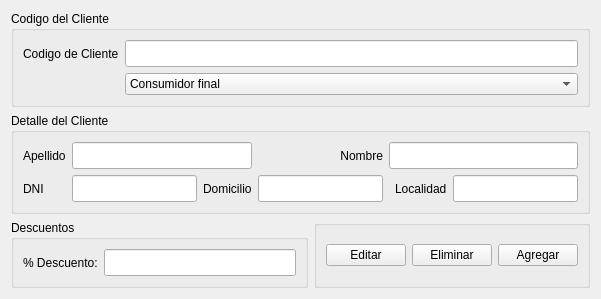
<?xml version="1.0" encoding="UTF-8"?>
<ui version="4.0">
 <class>Form</class>
 <widget class="QWidget" name="Form">
  <property name="geometry">
   <rect>
    <x>0</x>
    <y>0</y>
    <width>601</width>
    <height>261</height>
   </rect>
  </property>
  <property name="windowTitle">
   <string>Form</string>
  </property>
  <layout class="QGridLayout" name="gridLayout_5">
   <item row="3" column="1">
    <widget class="QGroupBox" name="groupBox">
     <property name="title">
      <string/>
     </property>
     <layout class="QGridLayout" name="gridLayout">
      <item row="0" column="0">
       <widget class="QPushButton" name="pushButton">
        <property name="text">
         <string>Editar</string>
        </property>
       </widget>
      </item>
      <item row="0" column="1">
       <widget class="QPushButton" name="pushButton_2">
        <property name="text">
         <string>Eliminar</string>
        </property>
       </widget>
      </item>
      <item row="0" column="2">
       <widget class="QPushButton" name="pushButton_3">
        <property name="text">
         <string>Agregar</string>
        </property>
       </widget>
      </item>
     </layout>
    </widget>
   </item>
   <item row="2" column="0" colspan="2">
    <widget class="QGroupBox" name="groupBox_2">
     <property name="title">
      <string>Detalle del Cliente</string>
     </property>
     <layout class="QGridLayout" name="gridLayout_2">
      <item row="0" column="0">
       <widget class="QLabel" name="label_2">
        <property name="sizePolicy">
         <sizepolicy hsizetype="Preferred" vsizetype="Expanding">
          <horstretch>0</horstretch>
          <verstretch>0</verstretch>
         </sizepolicy>
        </property>
        <property name="text">
         <string>Apellido</string>
        </property>
       </widget>
      </item>
      <item row="1" column="6">
       <widget class="QLineEdit" name="lineEdit_10">
        <property name="sizePolicy">
         <sizepolicy hsizetype="Expanding" vsizetype="Expanding">
          <horstretch>0</horstretch>
          <verstretch>0</verstretch>
         </sizepolicy>
        </property>
        <property name="font">
         <font>
          <pointsize>12</pointsize>
          <weight>75</weight>
          <bold>true</bold>
         </font>
        </property>
       </widget>
      </item>
      <item row="1" column="5">
       <widget class="QLabel" name="label_10">
        <property name="sizePolicy">
         <sizepolicy hsizetype="Preferred" vsizetype="Expanding">
          <horstretch>0</horstretch>
          <verstretch>0</verstretch>
         </sizepolicy>
        </property>
        <property name="text">
         <string>Localidad</string>
        </property>
       </widget>
      </item>
      <item row="1" column="3">
       <widget class="QLineEdit" name="lineEdit_9">
        <property name="sizePolicy">
         <sizepolicy hsizetype="Expanding" vsizetype="Expanding">
          <horstretch>0</horstretch>
          <verstretch>0</verstretch>
         </sizepolicy>
        </property>
        <property name="font">
         <font>
          <pointsize>12</pointsize>
          <weight>75</weight>
          <bold>true</bold>
         </font>
        </property>
       </widget>
      </item>
      <item row="1" column="2">
       <widget class="QLabel" name="label_9">
        <property name="sizePolicy">
         <sizepolicy hsizetype="Preferred" vsizetype="Expanding">
          <horstretch>0</horstretch>
          <verstretch>0</verstretch>
         </sizepolicy>
        </property>
        <property name="text">
         <string>Domicilio</string>
        </property>
       </widget>
      </item>
      <item row="1" column="0">
       <widget class="QLabel" name="label_6">
        <property name="sizePolicy">
         <sizepolicy hsizetype="Preferred" vsizetype="Expanding">
          <horstretch>0</horstretch>
          <verstretch>0</verstretch>
         </sizepolicy>
        </property>
        <property name="text">
         <string>DNI</string>
        </property>
       </widget>
      </item>
      <item row="1" column="1">
       <widget class="QLineEdit" name="lineEdit_5">
        <property name="sizePolicy">
         <sizepolicy hsizetype="Expanding" vsizetype="Expanding">
          <horstretch>0</horstretch>
          <verstretch>0</verstretch>
         </sizepolicy>
        </property>
        <property name="font">
         <font>
          <pointsize>12</pointsize>
          <weight>75</weight>
          <bold>true</bold>
         </font>
        </property>
       </widget>
      </item>
      <item row="0" column="4" colspan="3">
       <widget class="QLineEdit" name="lineEdit_8">
        <property name="sizePolicy">
         <sizepolicy hsizetype="Expanding" vsizetype="Expanding">
          <horstretch>0</horstretch>
          <verstretch>0</verstretch>
         </sizepolicy>
        </property>
        <property name="font">
         <font>
          <pointsize>12</pointsize>
          <weight>75</weight>
          <bold>true</bold>
         </font>
        </property>
       </widget>
      </item>
      <item row="0" column="3">
       <widget class="QLabel" name="label_8">
        <property name="sizePolicy">
         <sizepolicy hsizetype="Preferred" vsizetype="Expanding">
          <horstretch>0</horstretch>
          <verstretch>0</verstretch>
         </sizepolicy>
        </property>
        <property name="text">
         <string>Nombre</string>
        </property>
        <property name="alignment">
         <set>Qt::AlignRight|Qt::AlignTrailing|Qt::AlignVCenter</set>
        </property>
       </widget>
      </item>
      <item row="0" column="1" colspan="2">
       <widget class="QLineEdit" name="lineEdit_2">
        <property name="sizePolicy">
         <sizepolicy hsizetype="Expanding" vsizetype="Expanding">
          <horstretch>0</horstretch>
          <verstretch>0</verstretch>
         </sizepolicy>
        </property>
        <property name="font">
         <font>
          <pointsize>12</pointsize>
          <weight>75</weight>
          <bold>true</bold>
         </font>
        </property>
       </widget>
      </item>
     </layout>
    </widget>
   </item>
   <item row="0" column="0" colspan="2">
    <widget class="QGroupBox" name="groupBox_4">
     <property name="title">
      <string>Codigo del Cliente</string>
     </property>
     <layout class="QGridLayout" name="gridLayout_4">
      <item row="0" column="0">
       <widget class="QLabel" name="label">
        <property name="sizePolicy">
         <sizepolicy hsizetype="Preferred" vsizetype="Expanding">
          <horstretch>0</horstretch>
          <verstretch>0</verstretch>
         </sizepolicy>
        </property>
        <property name="text">
         <string>Codigo de Cliente</string>
        </property>
       </widget>
      </item>
      <item row="1" column="1">
       <widget class="QComboBox" name="comboBox">
        <property name="sizePolicy">
         <sizepolicy hsizetype="Preferred" vsizetype="Expanding">
          <horstretch>0</horstretch>
          <verstretch>0</verstretch>
         </sizepolicy>
        </property>
        <item>
         <property name="text">
          <string>Consumidor final</string>
         </property>
        </item>
        <item>
         <property name="text">
          <string>Responsable Inscripto</string>
         </property>
        </item>
       </widget>
      </item>
      <item row="1" column="0">
       <widget class="QLabel" name="label_7">
        <property name="sizePolicy">
         <sizepolicy hsizetype="Preferred" vsizetype="Expanding">
          <horstretch>0</horstretch>
          <verstretch>0</verstretch>
         </sizepolicy>
        </property>
        <property name="text">
         <string/>
        </property>
       </widget>
      </item>
      <item row="0" column="1">
       <widget class="QLineEdit" name="lineEdit">
        <property name="sizePolicy">
         <sizepolicy hsizetype="Expanding" vsizetype="Expanding">
          <horstretch>0</horstretch>
          <verstretch>0</verstretch>
         </sizepolicy>
        </property>
        <property name="font">
         <font>
          <pointsize>12</pointsize>
          <weight>75</weight>
          <bold>true</bold>
         </font>
        </property>
       </widget>
      </item>
     </layout>
    </widget>
   </item>
   <item row="3" column="0">
    <widget class="QGroupBox" name="groupBox_3">
     <property name="title">
      <string>Descuentos</string>
     </property>
     <layout class="QGridLayout" name="gridLayout_3">
      <item row="0" column="1">
       <widget class="QLineEdit" name="lineEdit_11">
        <property name="sizePolicy">
         <sizepolicy hsizetype="Expanding" vsizetype="Expanding">
          <horstretch>0</horstretch>
          <verstretch>0</verstretch>
         </sizepolicy>
        </property>
        <property name="font">
         <font>
          <pointsize>12</pointsize>
          <weight>75</weight>
          <bold>true</bold>
         </font>
        </property>
       </widget>
      </item>
      <item row="0" column="0">
       <widget class="QLabel" name="label_12">
        <property name="sizePolicy">
         <sizepolicy hsizetype="Preferred" vsizetype="Expanding">
          <horstretch>0</horstretch>
          <verstretch>0</verstretch>
         </sizepolicy>
        </property>
        <property name="text">
         <string>% Descuento:</string>
        </property>
       </widget>
      </item>
     </layout>
    </widget>
   </item>
  </layout>
 </widget>
 <resources/>
 <connections/>
</ui>
